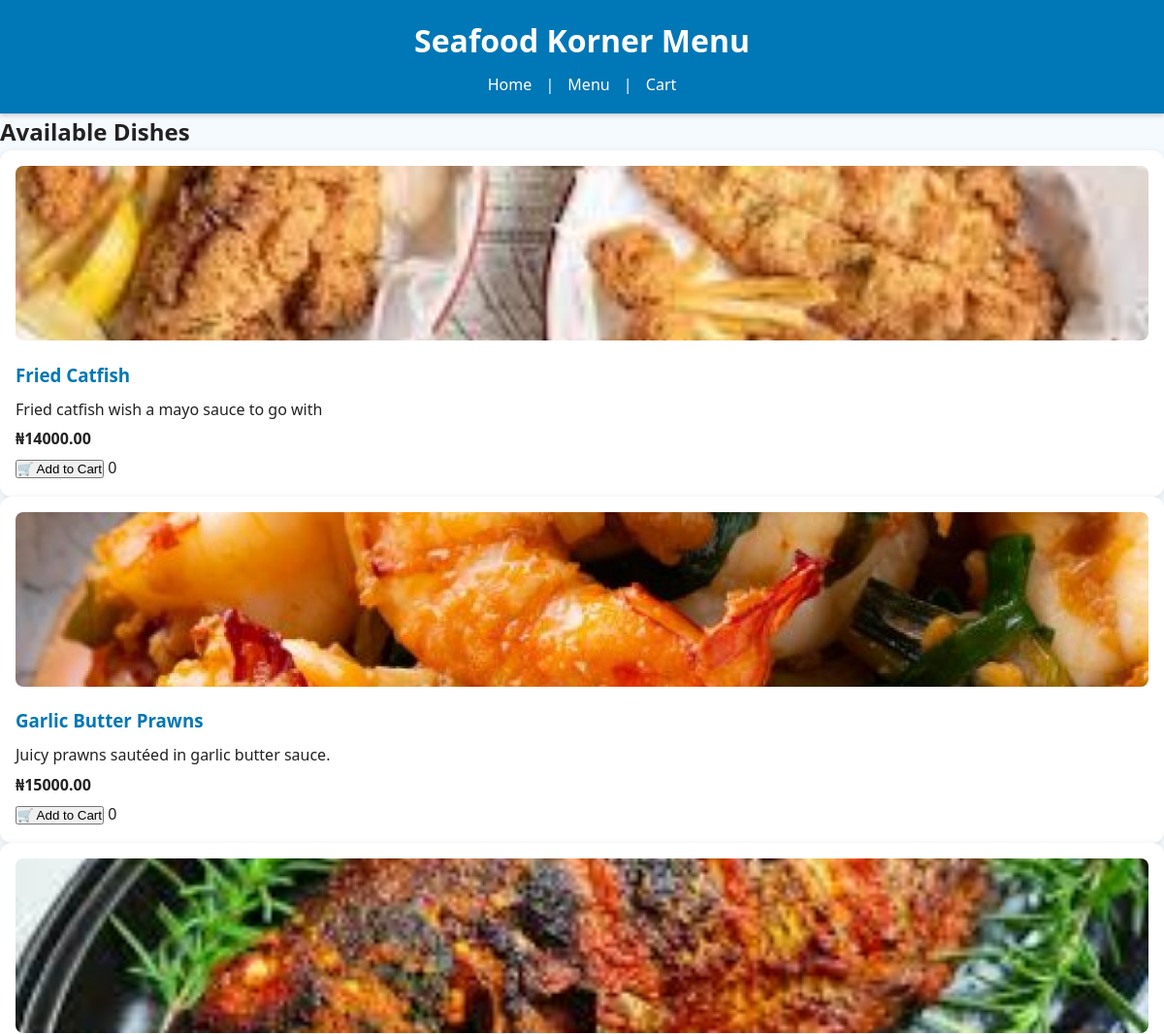
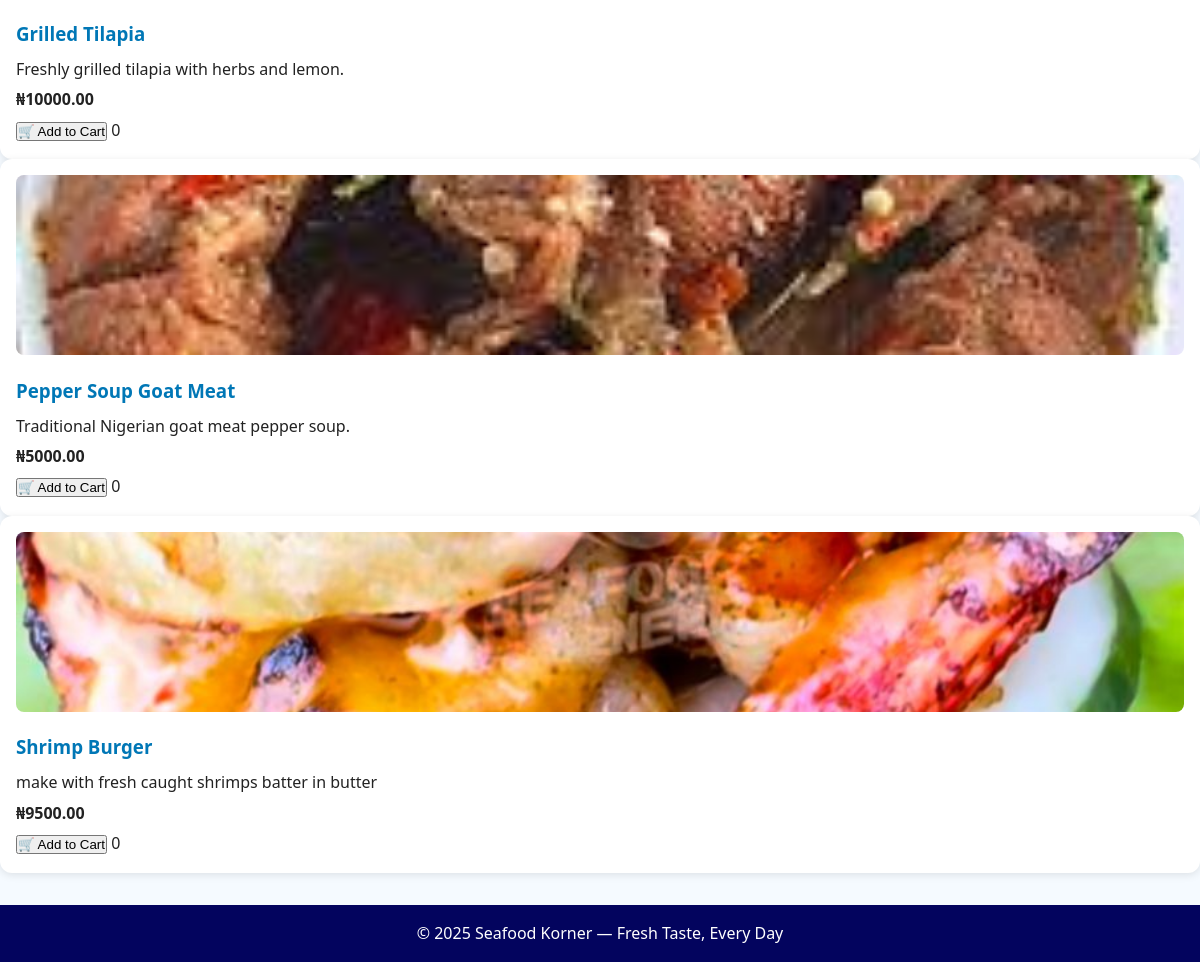
The app's page /menu/ with its own data (2 pictures, top to bottom).
### restaurant/models.py (models this page shows, shortened)
class MenuItem(models.Model):
    name = models.CharField(max_length=255)
    description = models.TextField(default= "No description", blank=True )
    ingredients = models.TextField(blank=True, null=True)
    price = models.DecimalField(max_digits=10, decimal_places=2)
    image = models.ImageField(upload_to="menu_images/", blank=True, null=True)
    category = models.ForeignKey(Category, on_delete=models.CASCADE)
    class Meta:
        ordering = ["name"]

### restaurant/views.py (the view)
# urls.py: path("menu/", views.menu_page, name="menu"),
@csrf_exempt
def menu_page(request):
    items = MenuItem.objects.select_related("category").all()
    return render(request, "restaurant/menu.html", {"items": items})

### restaurant/context_processors.py (called while the page is built)
def cart_count(request):
    if request.user.is_authenticated:
        cart, _ = Cart.objects.get_or_create(user=request.user)
        count = CartItem.objects.filter(cart=cart).count()
    else:
        count = 0
    return {"cart_count": count}

### restaurant/templates/restaurant/menu.html (shortened to what this page needs)
{% load static %}
<!DOCTYPE html>
<html lang="en">
<head>
    <link rel="stylesheet" href="{% static 'css/style.css' %}">
</head>
<body>
<header>
    <h1>Seafood Korner Menu</h1>
    <nav>
        <a href="/">Home</a> |
        <a href="/menu/">Menu</a> |
        <a href="/cart/">Cart</a>
    </nav>
</header>
<main>
    <h2>Available Dishes</h2>
    <div class="menu-container">
        {% for item in items %}
            <div class="menu-card">
                {% if item.image %}
                    <img src="{{ item.image.url }}" alt="{{ item.name }}">
                {% endif %}
                <h3>{{ item.name }}</h3>
                <p>{{ item.description }}</p>
                <p><strong>₦{{ item.price }}</strong></p>
                <button class="add-to-cart-btn" data-id="{{ item.id }}">🛒 Add to Cart</button>
                <span id="count-{{ item.id }}" class="item-count">0</span>
            </div>
        {% empty %}
            <p>No menu items yet.</p>
        {% endfor %}
    </div>
</main>
<footer>
    <p>© 2025 Seafood Korner — Fresh Taste, Every Day</p>
</footer>
</body>
</html>

### restaurant/static/css/style.css (style rules this page uses)
* { margin: 0; padding: 0; box-sizing: border-box; }
body { font-family: "Segoe UI", Tahoma, Geneva, Verdana, sans-serif; background: #f5faff; color: #222; line-height: 1.6; }
header { background: #0077b6; color: white; padding: 1rem; text-align: center; box-shadow: 0 2px 5px rgba(0,0,0,0.2); }
header h1 { margin-bottom: 0.5rem; font-size: 2rem; }
nav a { color: white; text-decoration: none; margin: 0 10px; font-weight: 500; }
.menu-card { background: white; padding: 1rem; border-radius: 12px; box-shadow: 0 2px 8px rgba(0,0,0,0.1); transition: transform 0.3s ease, box-shadow 0.3s ease; }
.menu-card img { width: 100%; height: 180px; object-fit: cover; border-radius: 8px; margin-bottom: 0.8rem; }
.menu-card h3 { color: #0077b6; margin-bottom: 0.5rem; }
.menu-card p { margin: 0.3rem 0; }
footer { background: #03045e; color: white; text-align: center; padding: 1rem; margin-top: 2rem; }

### records on screen
MenuItem: image (picture), name "Fried Catfish", description "Fried catfish wish a mayo sauce to go with", price "14000.00"
MenuItem: image (picture), name "Garlic Butter Prawns", description "Juicy prawns sautéed in garlic butter sauce.", price "15000.00"
MenuItem: image (picture), name "Grilled Tilapia", description "Freshly grilled tilapia with herbs and lemon.", price "10000.00"
MenuItem: image (picture), name "Pepper Soup Goat Meat", description "Traditional Nigerian goat meat pepper soup.", price "5000.00"
MenuItem: image (picture), name "Shrimp Burger", description "make with fresh caught shrimps batter in butter", price "9500.00"
